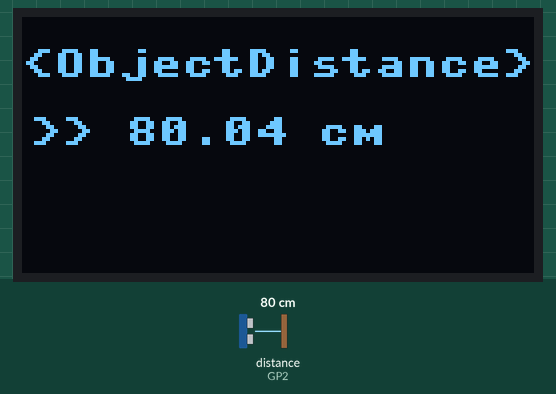
The program below on a simulated Raspberry Pi Pico running MicroPython. Shown: 128×64 one-colour display. The inputs (shaded band) are chosen by the test bench; at power-on: distance to the obstacle (sensor on GP2) 80 cm. The echo pulse lasts 58.3 µs per cm; library files of the repository ran but are not shown: ssd1306.py; what the program prints to the serial console is not drawn.

Above: at 5.3 s.
5.4 s: distance to the obstacle (sensor on GP2) set to 2 cm
At 7.4 s:
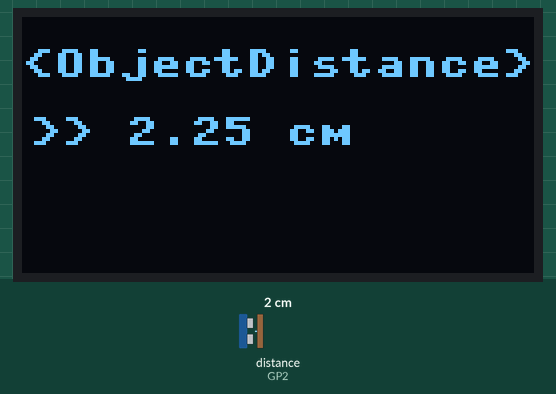
7.7 s: distance to the obstacle (sensor on GP2) set to 4 cm
At 9.2 s:
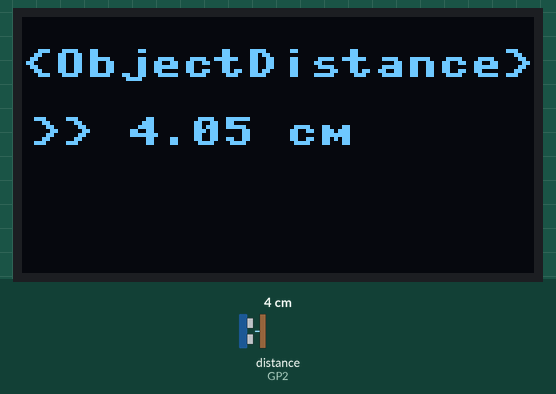
9.8 s: distance to the obstacle (sensor on GP2) set to 9 cm
At 10.7 s:
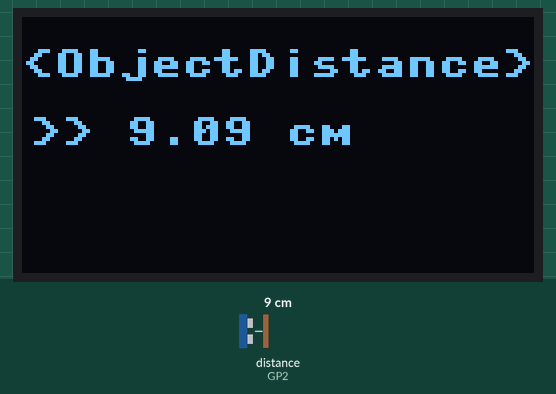
Timing chart, 0 to 12.8 s (numbered marks = the images above; inputs shaded):
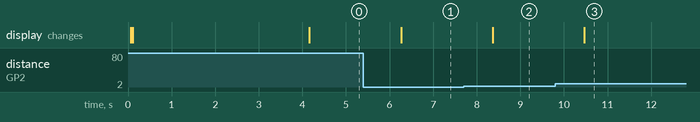

Measured:
- after the input at 5.4 s, the display: changes after 0.86 s (image 1)
- after the input at 7.7 s, the display: changes after 0.66 s (image 2)
- after the input at 9.8 s, the display: changes after 0.66 s (image 3)

The program:

main.py
```python
from machine import Pin, I2C
from ssd1306 import SSD1306_I2C

import utime

trigger = Pin(3, Pin.OUT)
echo = Pin(2, Pin.IN)


def ultrasonnic():
    timepassed=0
    trigger.low()
    utime.sleep_us(2)
    trigger.high()
    utime.sleep_us(10)
    trigger.low()
    while echo.value() == 0:
        signaloff = utime.ticks_us()
    while echo.value() == 1:
        signalon = utime.ticks_us()
    timepassed = signalon - signaloff

    return timepassed


WIDTH  = 128                                            # oled display width
HEIGHT = 64                                            # oled display height

i2c = I2C(0, scl=Pin(17), sda=Pin(16), freq=200000)       # Init I2C using pins GP8 & GP9 (default I2C0 pins)
print("I2C Address      : "+hex(i2c.scan()[0]).upper()) # Display device address
print("I2C Configuration: "+str(i2c))                   # Display I2C config


oled = SSD1306_I2C(WIDTH, HEIGHT, i2c)                  # Init oled display


 # Clear the oled display in case it has junk on it.
oled.fill(0)

# Add some text
oled.text("CIRCUIT DIGEST",5,8)

oled.text("INTERFACING THE",5,30)
oled.text("ULTRASONNIC",28,40)
oled.text("SENSOR",50,50)

# Finally update the oled display so the image & text is displayed
oled.show()
utime.sleep(4)

while True:

    oled.fill(0)
    measured_time = ultrasonnic()
    distance_cm = (measured_time * 0.0343) / 2
    distance_cm = round(distance_cm,2)


    oled.text("<ObjectDistance>",0,8)
    oled.text(">> "+str(distance_cm)+" cm",2,25)
    oled.show()
    utime.sleep(1)
```
